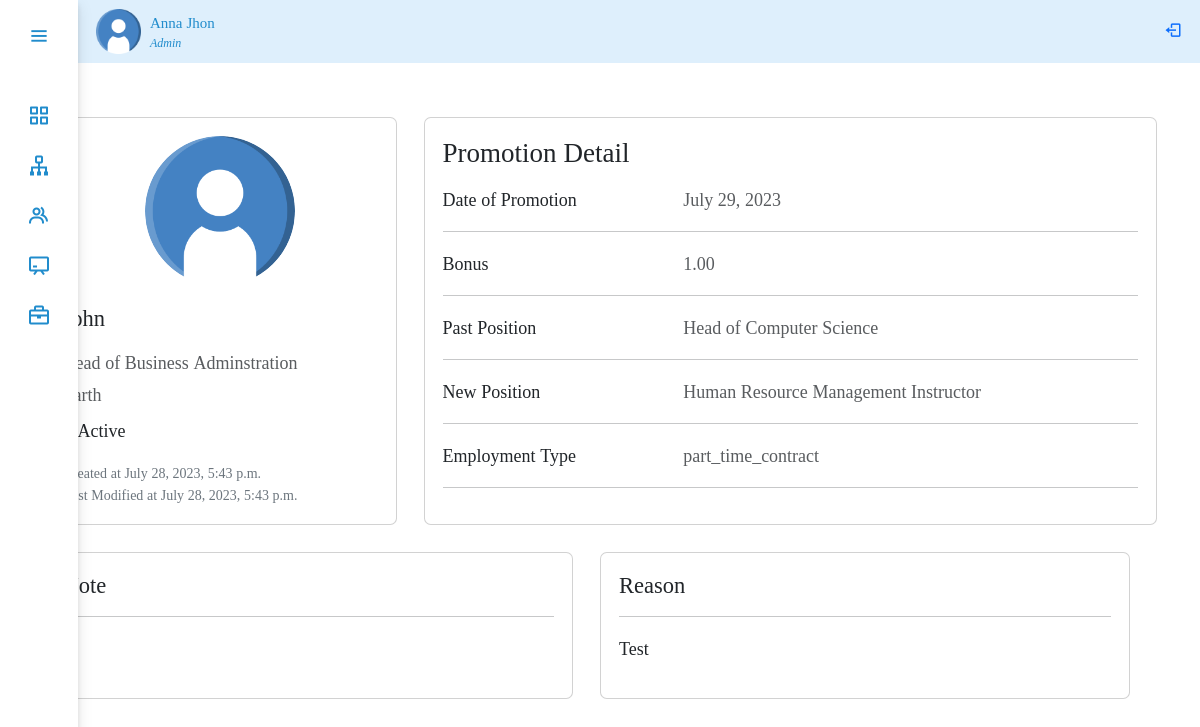
/panel/promotion/3/, run on the app's committed database.
### performance/models.py (models this page shows, shortened)
class Promotion(models.Model):
    employee = models.ForeignKey(
        Employee, on_delete=models.SET_NULL, null=True, related_name='promoted_employee')
    date_of_promotion = models.DateField(null=True)
    reason = models.CharField(max_length=100, null=True)
    note = models.TextField(blank=True, null=True)
    bonus = models.DecimalField(
        max_digits=10, decimal_places=2, blank=True, null=True)
    past_position = models.ForeignKey(
        Designation, on_delete=models.SET_NULL, null=True, related_name='past_position'
    )
    new_position = models.ForeignKey(
        Designation, on_delete=models.SET_NULL, null=True, related_name='new_position'
    )
    new_position = models.ForeignKey(
        Designation, on_delete=models.SET_NULL, null=True, related_name='new')
    employment_type = models.CharField(
        max_length=20, choices=Employee.EMPLOYMENT_TYPE_CHOICES, null=True, blank=True)

class Employee(models.Model):
    user = models.OneToOneField(
        CustomUser, on_delete=models.CASCADE, null=True, related_name='user')
    GENDER_CHOICES = (
        ('M', 'Male'),
        ('F', 'Female'),
    )
    MARITAL_STATUS_CHOICES = (
        ('S', 'Single'),
        ('M', 'Married'),
        ('D', 'Divorced'),
        ('W', 'Widowed'),
    )
    EMPLOYMENT_TYPE_CHOICES = (
        ('fulltime_permanent', 'Fulltime Permanent'),
        ('fulltime_probation', 'Fulltime Probation'),
        ('part_time_contract', 'Part Time Contract'),
    )
    STATUS_CHOICES = (
        ('A', 'Active'),
        ('IN', 'Inactive'),
    )
    avatar = models.ImageField(upload_to='avatar/', null=True, blank=True)
    gender = models.CharField(max_length=1, choices=GENDER_CHOICES, null=True)
    dob = models.DateField(blank=True, null=True)
    nationality = models.CharField(max_length=100, null=True, blank=True)
    marital_status = models.CharField(
        max_length=50, choices=MARITAL_STATUS_CHOICES, null=True, blank=True)
    phone_number = models.CharField(max_length=20, null=True, blank=True)
    email = models.EmailField(max_length=254)
    address = models.CharField(max_length=100, null=True, blank=True)
    joined_date = models.DateField(null=True)
    department = models.ForeignKey(
        Department, on_delete=models.SET_NULL, null=True, blank=True)
    designation = models.ForeignKey(
        Designation, on_delete=models.SET_NULL, null=True)
    employment_type = models.CharField(
        max_length=20, choices=EMPLOYMENT_TYPE_CHOICES, null=True)
    salary = models.DecimalField(
        max_digits=10, decimal_places=2, null=True, blank=True)
    promotion_designation = models.ForeignKey(
        Designation, on_delete=models.SET_NULL, related_name='promotion', null=True, blank=True)
    manager = models.ForeignKey(
        CustomUser, on_delete=models.SET_NULL, null=True, blank=True)
    created_at = models.DateTimeField(auto_now_add=True, null=True, blank=True)
    updated_at = models.DateTimeField(auto_now=True, null=True, blank=True)
    status = models.CharField(max_length=50, null=True, choices=STATUS_CHOICES)
    note = models.TextField(blank=True, null=True)

class CustomUser(AbstractBaseUser, PermissionsMixin):
    user_id = models.CharField(max_length=10, unique=True)
    first_name = models.CharField(max_length=30)
    last_name = models.CharField(max_length=30)
    is_active = models.BooleanField(default=True)
    is_manager = models.BooleanField(default=False)
    is_employee = models.BooleanField(default=False)
    is_admin = models.BooleanField(default=False)
    is_staff = models.BooleanField(default=False)
    is_superuser = models.BooleanField(default=False)
    objects = UserManager()
    USERNAME_FIELD = 'user_id'
    REQUIRED_FIELDS = ['first_name', 'last_name']

class Designation(models.Model):
    department = models.ForeignKey(
        Department, on_delete=models.SET_NULL, related_name='designations', null=True, blank=True)
    job_title = models.CharField(max_length=100, null=True)
    created_at = models.DateTimeField(auto_now_add=True, null=True)
    updated_at = models.DateTimeField(auto_now=True, null=True)
    def __str__(self):
        return self.job_title

### performance/views.py (the view)
class PromotionDetailView(DetailView):
    model = Promotion
    template_name = 'performance/promotion/promotion_detail.html'
    context_object_name = 'promotion_detail'

### performance/templates/performance/promotion/promotion_detail.html (shortened to what this page needs)
{% extends 'performance/adminPanel.html' %}
{% load static %}
{% block body %}
<section>
  <div class="container py-5">
    <div class="row">
      <div class="col-lg-4">
        <div class="card mb-4">
          <div class="card-body text-center">
            <img src="/media/avatar/user.png" alt="avatar"
              class="rounded-circle img-fluid" style="width: 150px;">
            <h5 class="my-3">{{promotion_detail.employee.user.first_name}} {{promotion_detail.user.last_name}}</h5>
            <p class="text-muted mb-1"> {{promotion_detail.employee.designation}}</p>
            <p class="text-muted mb-2">{{promotion_detail.employee.address}}</p>
            <div class="d-flex align-items-center m-0 mb-3">
                {% if promotion_detail.employee.status == "A" %}
                <p class="m-0">Active</p>
                {% else %}
                <div style="width:10px; height:10px; background-color:#dc3545; border-radius:50%; padding:0.25rem; margin-right: 5px;"></div>
                <p class="m-0">Inactive</p>
                {% endif %}
            </div>
             <div>
                <p style="font-size: 14px; margin:1px;" class="text-secondary">Created at {{promotion_detail.employee.created_at}} </p>
                <p style="font-size: 14px; margin:1px;" class="text-secondary">Last Modified at {{promotion_detail.employee.updated_at}} </p>
            </div>
          </div>
        </div>
      </div>
      <div class="col-lg-8">
        <div class="card mb-4">
          <div class="card-body">
            <h4 class="mb-3">Promotion Detail</h4>
            <div class="row">
              <div class="col-sm-4">
                <p class="mb-0">Date of Promotion</p>
              </div>
              <div class="col-sm-8">
                <p class="text-muted mb-0">{{promotion_detail.date_of_promotion}}</p>
              </div>
            </div>
            <hr>
            <div class="row">
              <div class="col-sm-4">
                <p class="mb-0">Bonus</p>
              </div>
              <div class="col-sm-8">
                <p class="text-muted mb-0">{{promotion_detail.bonus}} {{promotion_detail.user.last_name}}</p>
              </div>
            </div>
             <hr>
            <div class="row">
              <div class="col-sm-4">
                <p class="mb-0">Past Position</p>
              </div>
              <div class="col-sm-8">
                <p class="text-muted mb-0">{{promotion_detail.past_position}}</p>
              </div>
            </div>
            <hr>
            <div class="row">
              <div class="col-sm-4">
                <p class="mb-0">New Position</p>
              </div>
              <div class="col-sm-8">
                <p class="text-muted mb-0">{{promotion_detail.new_position}}</p>
              </div>
            </div>
            <hr>
            <div class="row">
              <div class="col-sm-4">
                <p class="mb-0">Employment Type</p>
              </div>
              <div class="col-sm-8">
                <p class="text-muted mb-0">{{promotion_detail.employment_type}}</p>
              </div>
            </div>
            <hr>
            </div>
          </div>
        </div>
        <div class="row mb-4">
          <div class="col-md-6">
            <div class="card  mb-md-0">
              <div class="card-body">
                <h5>Note</h5>
                <hr>
                <p>{{promotion_detail.note}}</p>
            </div>
            </div>
          </div>
          <div class="col-md-6">
            <div class="card  mb-md-0">
              <div class="card-body">
                <h5>Reason</h5>
                <hr>
                <p>{{promotion_detail.reason}}</p>
            </div>
            </div>
          </div>
        </div>
      </div>
    </div>
</section>
{% endblock body%}

### performance/static/performance/css/style.css (style rules this page uses)
:root { --color-default: #218ccc; --color-second:#DEEFFC; --color-white:#fff; --color-body:#e4e9f7; --color-light:#e0e0e0; }
* { margin: 0; padding: 0; font-size: 18px; font-family: 'Noto Serif Georgian', serif; text-align: justify; box-sizing: border-box; }

### data on the page
Promotion: employee.user.first_name "John", employee.designation "Head of Business Adminstration", employee.address "Earth", employee.created_at "July 28, 2023, 5:43 p.m.", employee.updated_at "July 28, 2023, 5:43 p.m.", date_of_promotion "July 29, 2023", bonus "1.00", past_position "Head of Computer Science", new_position "Human Resource Management Instructor", employment_type "part_time_contract", reason "Test"
